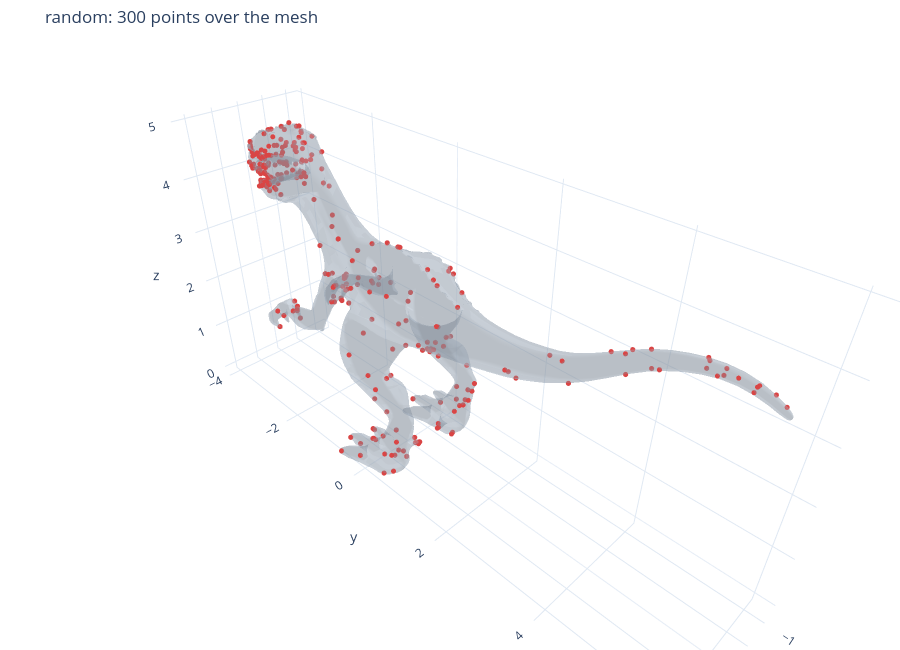

The cell this chart's notebook holds for it:
### Code cell
method = "random"

processor = MeshProcessor(mesh)
result = processor.run(n_points, method=method, seed=seed,
                       important_points=important_points)

show(mesh_trace(mesh, opacity=0.35), point_trace(result),
     title=f"{method}: {n_points} points over the mesh")

### Figure 1 — Plotly figure (JSON) as saved in the notebook; plotly's stock layout.template omitted (floating-point values rounded to 4 significant figures; data arrays with more than 128 entries replaced by an {"elided": "..."} marker saying what was removed)
{"data": [{"color": "#a8b5c4", "hoverinfo": "skip", "i": {"elided": "22294 int values"}, "j": {"elided": "22294 int values"}, "k": {"elided": "22294 int values"}, "name": "Mesh", "opacity": 0.35, "type": "mesh3d", "x": {"elided": "11677 float values"}, "y": {"elided": "11677 float values"}, "z": {"elided": "11677 float values"}}, {"marker": {"color": {"elided": "300 str values"}, "opacity": 1, "size": 3}, "mode": "markers", "name": "Selected points", "type": "scatter3d", "x": {"elided": "300 float values"}, "y": {"elided": "300 float values"}, "z": {"elided": "300 float values"}}], "layout": {"height": 650, "margin": {"b": 0, "l": 0, "r": 0, "t": 45}, "scene": {"aspectmode": "data", "camera": {"up": {"x": 0, "y": 0, "z": 1}}}, "title": {"text": "random: 300 points over the mesh"}}}
